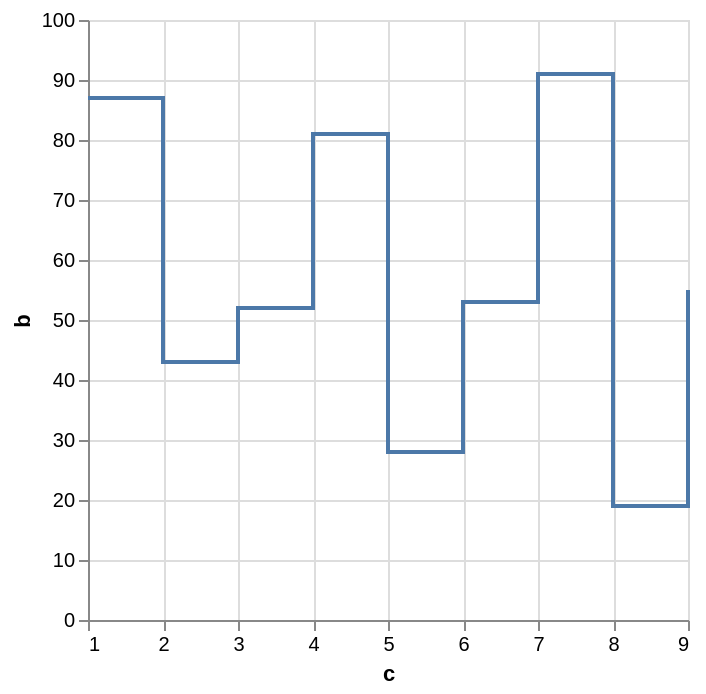

Write a Vega-Lite specification for this figure.
### Vega-Lite specification from a JSON file in a GitHub repository (floating-point values rounded to 4 significant figures)
{"data": {"values": [{"a": "A", "b": 28, "c": 5, "g": "x"}, {"a": "B", "b": 55, "c": 9, "g": "y"}, {"a": "C", "b": 43, "c": 2, "g": "x"}, {"a": "D", "b": 91, "c": 7, "g": "y"}, {"a": "E", "b": 81, "c": 4, "g": "x"}, {"a": "F", "b": 53, "c": 6, "g": "y"}, {"a": "G", "b": 19, "c": 8, "g": "x"}, {"a": "H", "b": 87, "c": 1, "g": "y"}, {"a": "I", "b": 52, "c": 3, "g": "x"}]}, "mark": {"type": "line", "interpolate": "step-after"}, "encoding": {"x": {"field": "c", "type": "quantitative"}, "y": {"field": "b", "type": "quantitative"}}}
